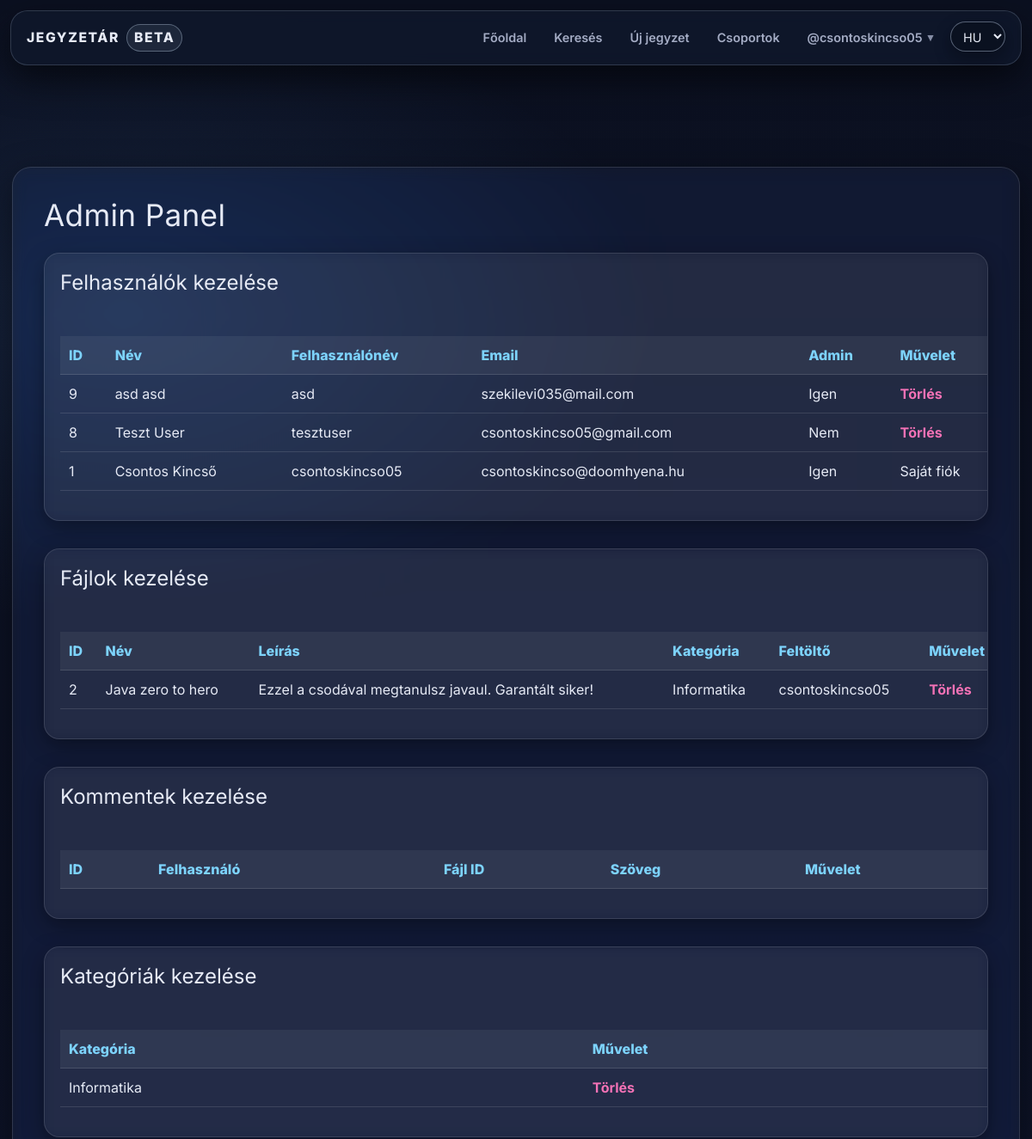
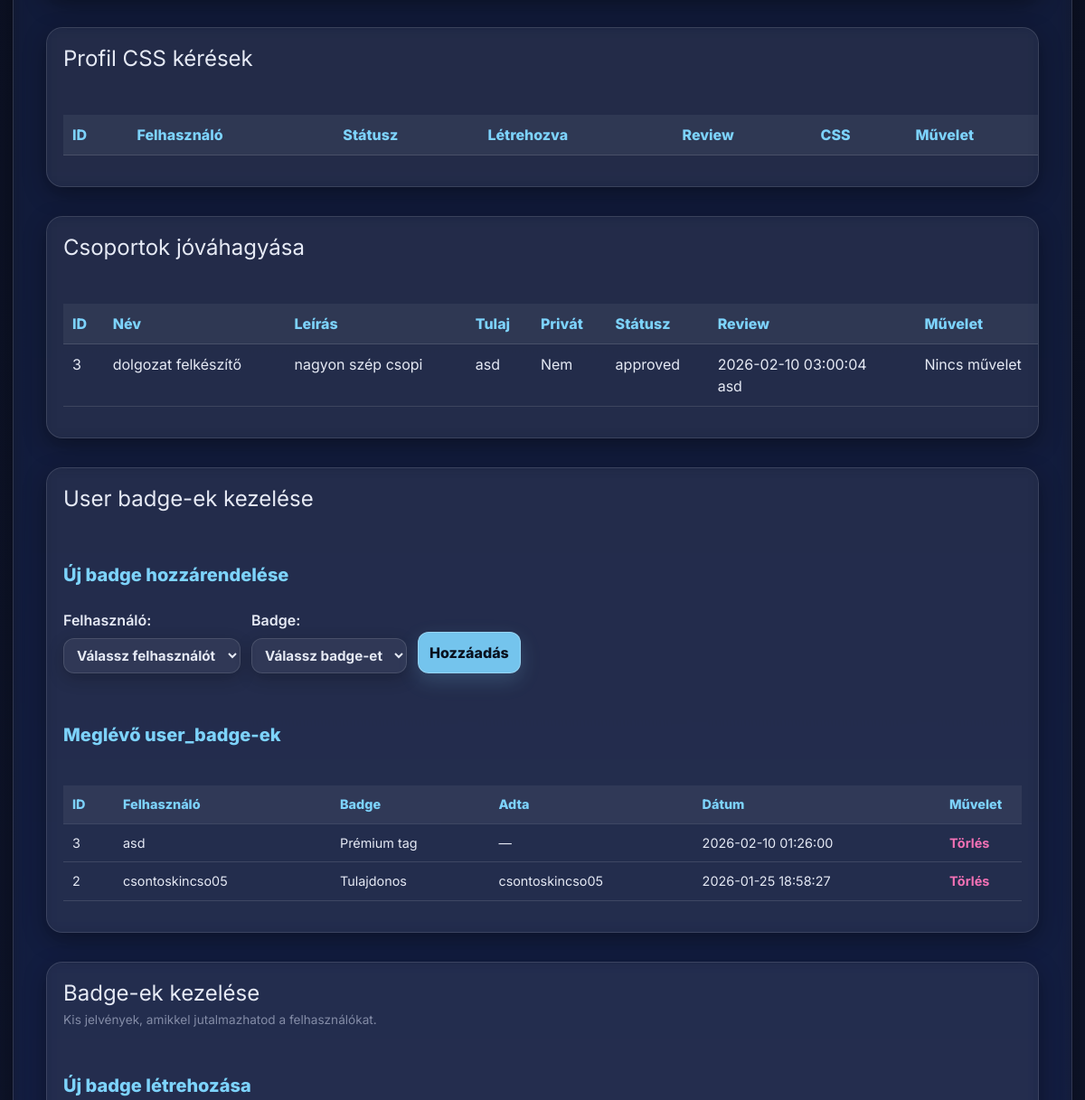
Page /admin_panel.php (signed in, upper part) on the earlier database version (2 pictures, top to bottom).
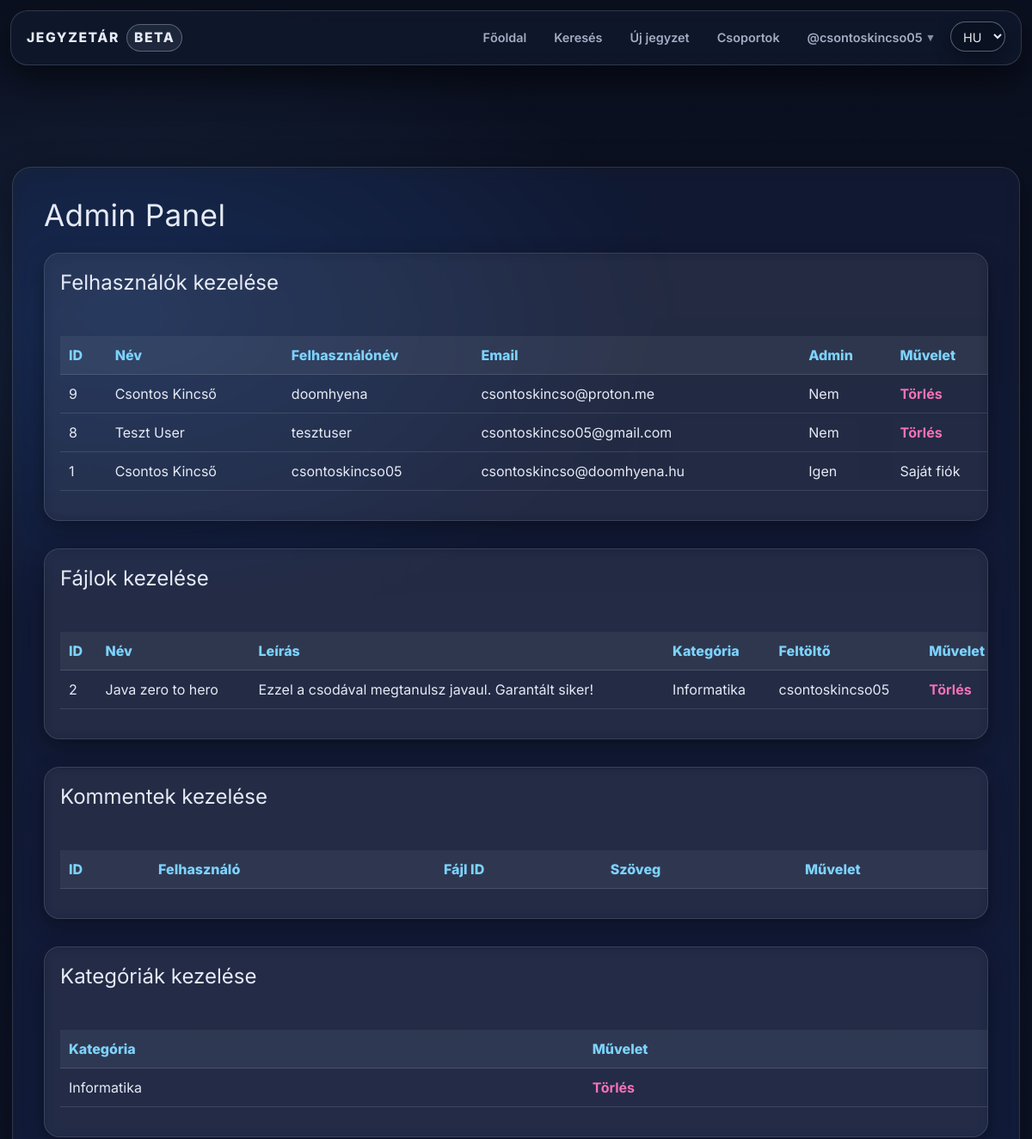
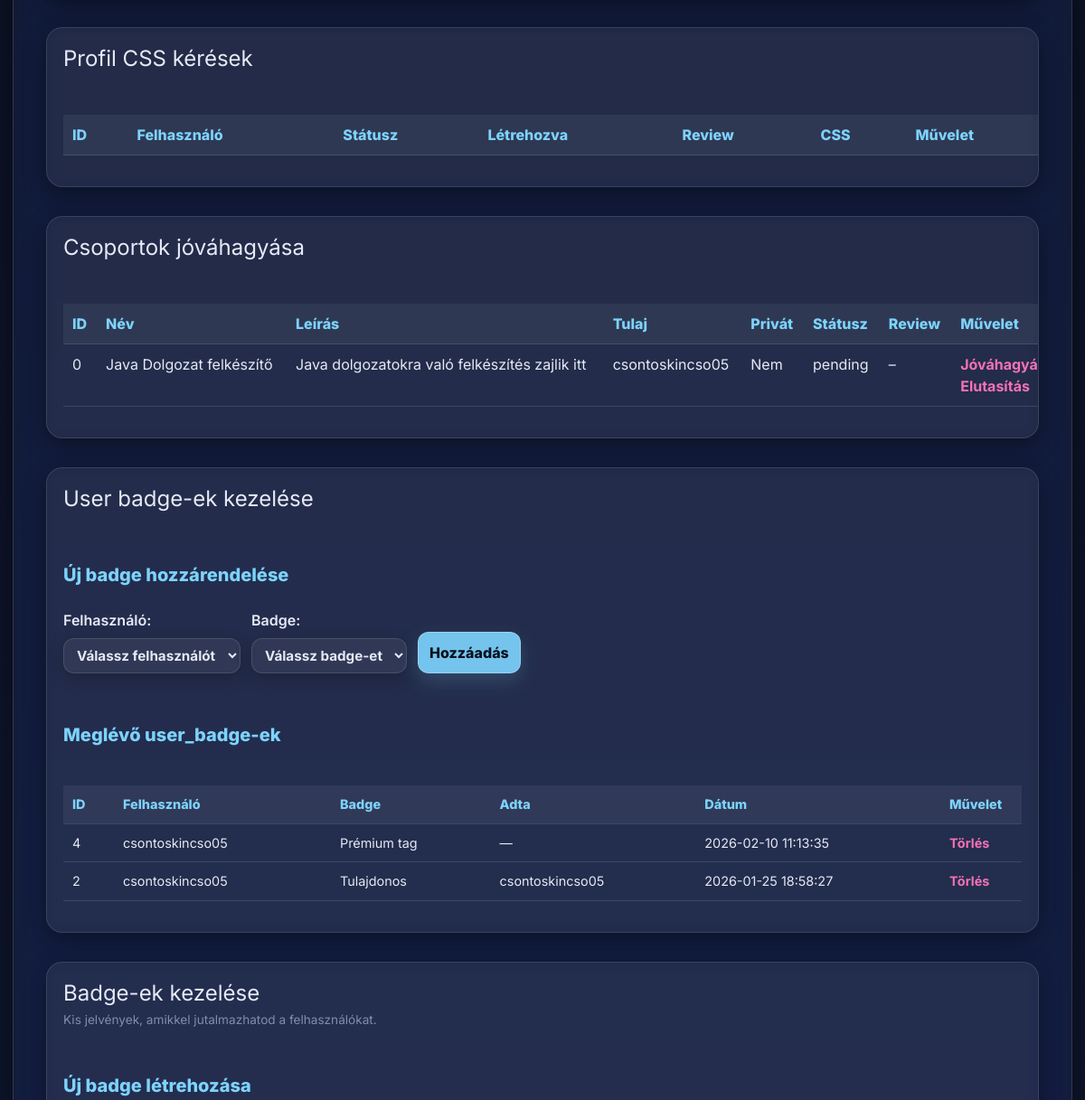
Same page on the later database version (2 pictures, top to bottom).
### tables this page shows
CREATE TABLE `users` (
  `id` int(11) NOT NULL,
  `lastname` varchar(100) DEFAULT NULL,
  `firstname` varchar(100) DEFAULT NULL,
  `username` varchar(50) NOT NULL,
  `birthdate` date DEFAULT NULL,
  `gender` varchar(10) DEFAULT NULL,
  `email` varchar(50) NOT NULL,
  `profile_picture` varchar(255) DEFAULT NULL,
  `password` varchar(255) NOT NULL,
  `security_question` varchar(255) NOT NULL,
  `security_answer` varchar(255) NOT NULL,
  `admin` tinyint(1) NOT NULL,
  `registration_date` datetime DEFAULT NULL,
  `language` varchar(5) NOT NULL DEFAULT 'hu',
  `oauth_provider` varchar(20) DEFAULT NULL,
  `oauth_sub` varchar(191) DEFAULT NULL,
  `email_verified` tinyint(1) NOT NULL DEFAULT 0,
  `bio` text DEFAULT NULL,
  `profile_theme` varchar(32) NOT NULL DEFAULT 'default',
  `twofa_enabled` tinyint(1) NOT NULL DEFAULT 0
);

CREATE TABLE `files` (
  `id` int(11) NOT NULL,
  `uploaded_by` int(11) DEFAULT NULL,
  `name` varchar(255) NOT NULL,
  `file_name` varchar(255) NOT NULL,
  `description` text DEFAULT NULL,
  `file_path` varchar(255) NOT NULL,
  `subject` varchar(100) NOT NULL,
  `tags` varchar(255) NOT NULL,
  `tn_name` varchar(255) DEFAULT NULL,
  `file_size` bigint(20) UNSIGNED DEFAULT NULL,
  `download_count` int(11) NOT NULL DEFAULT 0,
  `content_text` longtext DEFAULT NULL,
  `edu_stage` enum('hs','uni') DEFAULT NULL,
  `edu_level` tinyint(4) DEFAULT NULL
);

CREATE TABLE `groups` (
  `id` int(11) NOT NULL,
  `name` varchar(100) NOT NULL,
  `description` text DEFAULT NULL,
  `owner_id` int(11) NOT NULL,
  `is_private` tinyint(1) NOT NULL DEFAULT 0,
  `created_at` datetime NOT NULL DEFAULT current_timestamp(),
  `reviewed_at` datetime DEFAULT NULL,
  `reviewed_by` int(11) DEFAULT NULL,
  `status` enum('pending','approved','rejected') NOT NULL DEFAULT 'pending'
);

CREATE TABLE `user_badges` (
  `id` int(11) NOT NULL,
  `user_id` int(11) NOT NULL,
  `badge_id` int(11) NOT NULL,
  `granted_by` int(11) DEFAULT NULL,
  `granted_at` datetime NOT NULL DEFAULT current_timestamp()
);

CREATE TABLE `badges` (
  `id` int(11) NOT NULL,
  `name` varchar(64) NOT NULL,
  `slug` varchar(64) NOT NULL,
  `description` varchar(255) DEFAULT NULL,
  `icon` varchar(16) DEFAULT NULL
);

### assets/php/functions.php (called while the page is built, shortened)
<?php
    if (!function_exists('db_stmt')) {
        function db_stmt(mysqli $conn, string $sql, string $types = '', array $params = []): mysqli_stmt {
            $stmt = $conn->prepare($sql);
            if ($types !== '' && $params) {
                if (!$stmt->bind_param($types, ...$params)) {
                    db_log_error($conn, 'Paraméterek bind-elése sikertelen', $sql, $params);
                    throw new RuntimeException('Paraméterek bind-elése sikertelen: ' . $stmt->error);
                }
            }
            if (!$stmt->execute()) {
                db_log_error($conn, 'Végrehajtási hiba (execute)', $sql, $params);
                throw new RuntimeException('Végrehajtási hiba (execute): ' . $stmt->error);
            }
            return $stmt;
        }
    }
    if (!function_exists('db_query')) {
        function db_query(mysqli $conn, string $sql, string $types = '', array $params = []): mysqli_result
        {
            $stmt = db_stmt($conn, $sql, $types, $params);
            $result = $stmt->get_result();
            return $result;
        }
    }

### admin_panel.php (the view, shortened to what the rows shown need)
<?php
    require_once "assets/php/db.php";
    require_once "assets/php/functions.php";
    $userId = (int)$_COOKIE['id'];
    $result = db_query($conn, "SELECT * FROM users WHERE id = ? LIMIT 1", "i", [$userId]);
    $current_user = $result->fetch_assoc();
?>
<!DOCTYPE html>
<html lang="hu">
<head>
    <link rel="stylesheet" href="assets/css/styles.css">
    <script src="https://cdn.jsdelivr.net/npm/@tailwindcss/browser@4"></script>
</head>
<body class="no-ads admin-page">
<?php
    include 'assets/php/navbar.php';
    $users = $conn->query("SELECT * FROM users ORDER BY id DESC");
    $files = $conn->query("SELECT * FROM files ORDER BY id DESC");
	$group_requests = $conn->query("SELECT g.*, u.username AS owner_name, rv.username AS reviewer_name FROM groups g LEFT JOIN users u ON u.id = g.owner_id LEFT JOIN users rv ON rv.id = g.reviewed_by ORDER BY (g.status = 'pending') DESC, g.id DESC");
    $user_badges = $conn->query("SELECT ub.*, u.username, b.name AS badge_name FROM user_badges ub JOIN users u ON ub.user_id = u.id JOIN badges b ON ub.badge_id = b.id ORDER BY ub.id DESC");
?>
<div class="main w-full max-w-7xl mx-auto px-4 md:px-6 lg:px-8 py-6">
    <h1 class="text-2xl md:text-3xl lg:text-4xl mb-6">Admin Panel</h1>
    <section class="card p-4 md:p-6 mb-6 overflow-x-auto">
        <h2 class="text-xl md:text-2xl mb-4">Felhasználók kezelése</h2>
        <table>
            <tr>
                <th>ID</th><th>Név</th><th>Felhasználónév</th><th>Email</th><th>Admin</th><th>Művelet</th>
            </tr>
            <?php while($user = $users->fetch_assoc()) { ?>
                <tr>
                    <td><?= $user['id'] ?></td>
                    <td><?= htmlspecialchars($user['lastname'] . ' ' . $user['firstname']) ?></td>
                    <td><?= htmlspecialchars($user['username']) ?></td>
                    <td><?= htmlspecialchars($user['email']) ?></td>
                    <td><?= $user['admin'] == 1 ? 'Igen' : 'Nem' ?></td>
                    <td>
                        <?php if ($user['id'] != $current_user['id']) { ?>
                            <a href="?delete_type=user&delete_id=<?= $user['id'] ?>" onclick="return confirm('Biztosan törlöd ezt a felhasználót?')">Törlés</a>
                        <?php } else { ?>
                            Saját fiók
                        <?php } ?>
                    </td>
                </tr>
            <?php } ?>
        </table>
    </section>
    <section class="card p-4 md:p-6 mb-6 overflow-x-auto">
        <h2 class="text-xl md:text-2xl mb-4">Fájlok kezelése</h2>
        <table>
            <tr>
                <th>ID</th><th>Név</th><th>Leírás</th><th>Kategória</th><th>Feltöltő</th><th>Művelet</th>
            </tr>
            <?php while($f = $files->fetch_assoc()) {
                $uploaderUsername = 'Ismeretlen';
                if (!empty($f['uploaded_by'])) {
                    $uid = (int)$f['uploaded_by'];
                    $uploaderRes = db_query($conn, "SELECT username FROM users WHERE id = ? LIMIT 1", "i", [$uid]);
                    $uploaderRow = $uploaderRes ? $uploaderRes->fetch_assoc() : null;
                    if ($uploaderRow && isset($uploaderRow['username'])) {
                        $uploaderUsername = $uploaderRow['username'];
                    }
                }
                ?>
                <tr>
                    <td><?= $f['id'] ?></td>
                    <td><?= htmlspecialchars($f['name']) ?></td>
                    <td><?= htmlspecialchars($f['description']) ?></td>
                    <td><?= htmlspecialchars($f['subject']) ?></td>
                    <td><?= htmlspecialchars($uploaderUsername) ?></td>
                    <td>
                        <a href="?delete_type=file&delete_id=<?= $f['id'] ?>" onclick="return confirm('Biztosan törlöd ezt a fájlt?')">Törlés</a>
                    </td>
                </tr>
            <?php } ?>
        </table>
    </section>
    <section class="card p-4 md:p-6 mb-6 overflow-x-auto">
        <h2 class="text-xl md:text-2xl mb-4">Kommentek kezelése</h2>
        <table>
            <tr>
                <th>ID</th><th>Felhasználó</th><th>Fájl ID</th><th>Szöveg</th><th>Művelet</th>
            </tr>
        </table>
    </section>
    <section class="card p-4 md:p-6 mb-6 overflow-x-auto">
        <h2 class="text-xl md:text-2xl mb-4">Kategóriák kezelése</h2>
        <table>
            <tr>
                <th>Kategória</th><th>Művelet</th>
            </tr>
        </table>
    </section>
    <section class="card p-4 md:p-6 mb-6 overflow-x-auto">
        <h2 class="text-xl md:text-2xl mb-4">Profil CSS kérések</h2>
        <table>
            <tr>
                <th>ID</th>
                <th>Felhasználó</th>
                <th>Státusz</th>
                <th>Létrehozva</th>
                <th>Review</th>
                <th>CSS</th>
                <th>Művelet</th>
            </tr>
        </table>
    </section>
	<section class="card p-4 md:p-6 mb-6 overflow-x-auto">
    <h2 class="text-xl md:text-2xl mb-4">Csoportok jóváhagyása</h2>
    <table>
        <tr>
            <th>ID</th>
            <th>Név</th>
            <th>Leírás</th>
            <th>Tulaj</th>
            <th>Privát</th>
            <th>Státusz</th>
            <th>Review</th>
            <th>Művelet</th>
        </tr>
        <?php if ($group_requests && $group_requests->num_rows > 0): ?>
            <?php while($g = $group_requests->fetch_assoc()): ?>
                <tr>
                    <td><?= (int)$g['id'] ?></td>
                    <td><?= htmlspecialchars($g['name']) ?></td>
                    <td><?= htmlspecialchars($g['description'] ?? '') ?></td>
                    <td><?= htmlspecialchars($g['owner_name'] ?? 'ismeretlen') ?></td>
                    <td><?= ((int)$g['is_private'] === 1) ? 'Igen' : 'Nem' ?></td>
                    <td><?= htmlspecialchars($g['status']) ?></td>
                    <td>
                        <?php if (!empty($g['reviewed_at'])): ?>
                            <?= htmlspecialchars($g['reviewed_at']) ?><br>
                            <?= htmlspecialchars($g['reviewer_name'] ?? '') ?>
                        <?php else: ?>
                            –
                        <?php endif; ?>
                    </td>
                    <td>
                        <?php if ($g['status'] === 'pending'): ?>
                            <a href="?group_action=approve&group_id=<?= (int)$g['id'] ?>" onclick="return confirm('Jóváhagyod ezt a csoportot?')">Jóváhagyás</a><br>
                            <a href="?group_action=reject&group_id=<?= (int)$g['id'] ?>" onclick="return confirm('Elutasítod ezt a csoportot?')">Elutasítás</a>
                        <?php else: ?>
                            Nincs művelet
                        <?php endif; ?>
                    </td>
                </tr>
            <?php endwhile; ?>
        <?php else: ?>
            <tr><td colspan="8">Nincs csoport.</td></tr>
        <?php endif; ?>
    </table>
	</section>
    <section class="card p-4 md:p-6 mb-6">
        <h2 class="text-xl md:text-2xl mb-4">User badge-ek kezelése</h2>
        <div class="badge-table-wrap">
            <table class="badge-list-table">
                <tr>
                    <th>ID</th>
                    <th>Felhasználó</th>
                    <th>Badge</th>
                    <th>Adta</th>
                    <th>Dátum</th>
                    <th>Művelet</th>
                </tr>
                <?php while ($ub = $user_badges->fetch_assoc()) { ?>
                    <tr>
                        <td><?= $ub['id'] ?></td>
                        <td><?= htmlspecialchars($ub['username']) ?></td>
                        <td><?= htmlspecialchars($ub['badge_name']) ?></td>
                        <td>
                            <?php
                            if (!empty($ub['granted_by'])) {
                                $gbUsername = 'ismeretlen';
                                $gbId = (int)$ub['granted_by'];
                                $gbRes = db_query(
                                    $conn,
                                    "SELECT username FROM users WHERE id = ? LIMIT 1",
                                    "i",
                                    [$gbId]
                                );
                                $gbRow = $gbRes ? $gbRes->fetch_assoc() : null;
                                if ($gbRow && isset($gbRow['username'])) {
                                    $gbUsername = $gbRow['username'];
                                }
                                echo htmlspecialchars($gbUsername);
                            } else {
                                echo '—';
                            }
                            ?>
                        </td>
                        <td><?= htmlspecialchars($ub['granted_at']) ?></td>
                        <td>
                            <a href="?delete_type=user_badge&delete_id=<?= $ub['id'] ?>"
                               onclick="return confirm('Biztosan törlöd ezt a user_badge sort?')">
                                Törlés
                            </a>
                        </td>
                    </tr>
                <?php } ?>
            </table>
        </div>
    </section>
    <section class="card p-4 md:p-6 mb-6">
        <div class="badges-header mb-4">
            <div>
                <h2 class="text-xl md:text-2xl">Badge-ek kezelése</h2>
            </div>
        </div>
    </section>
</div>
</body>
</html>

### assets/php/navbar.php (shortened to what the rows shown need)
<?php
	require_once "assets/php/premium.php";
    $isLoggedIn = false;
    $currentUsername = null;
    if (isset($_COOKIE['id']) && ctype_digit($_COOKIE['id'])) {
        $isLoggedIn = true;
        $userid = (int)$_COOKIE['id'];
        $stmt = $conn->prepare("SELECT * FROM users WHERE id = ? LIMIT 1");
        $stmt->bind_param("i", $userid);
        $stmt->execute();
        $res = $stmt->get_result();
        if ($res && $res->num_rows === 1) {
            $user = $res->fetch_assoc();
            $currentUsername = $user['username'];
        } else {
            setcookie("id", "", time() - 3600, "/");
            $isLoggedIn = false;
        }
    }
?>
<nav class="navbar">
    <div class="navbar-content">
        <ul class="nav-links">
            <?php if ($isLoggedIn && $currentUsername): ?>
                <li class="nav-item-has-dropdown">
                    <a href="#" class="nav-account-link">
                        <?= $isLoggedIn && $currentUsername ? '@'.htmlspecialchars($currentUsername) : t('nav_login') ?>
                        <span class="nav-account-chevron">▾</span>
                    </a>
                </li>
            <?php else: ?>
                <a href="reglog.php?mode=login">
                    <?= t('nav_login') ?>
                </a>
            <?php endif; ?>
        </ul>
    </div>
</nav>

Differences in the rows shown:
removed groups: id "3", name "dolgozat felkészítő", description "nagyon szép csopi", owner.username "asd", is_private "Nem", status "approved", reviewed_at "2026-02-10 03:00:04", shows "Nincs művelet"
removed user_badges: id "3", user.username "asd", badge.name "Prémium tag", granted_at "2026-02-10 01:26:00"
changed users id 9: lastname+firstname "asd asd" → "Csontos Kincső"; username "asd" → "doomhyena"; email "szekilevi035@mail.com" → "csontoskincso@proton.me"; admin "Igen" → "Nem"
added groups: id "0", name "Java Dolgozat felkészítő", description "Java dolgozatokra való felkészítés zajlik itt", owner.username "csontoskincso05", is_private "Nem", status "pending"
added user_badges: id "4", user.username "csontoskincso05", badge.name "Prémium tag", granted_at "2026-02-10 11:13:35"
